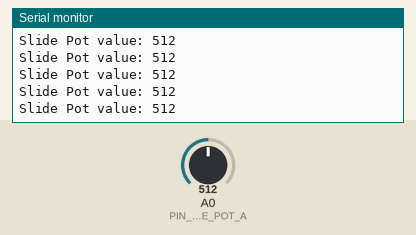
Recording of a sketch running on a simulated Arduino Uno, built with avr-gcc and run on an emulated ATmega328P. On the bench: the last lines printed to the serial monitor. The inputs (shaded band) are chosen by the test bench; at power-on: A0 (PIN_SLIDE_POT_A) = 512.

Above: at 1.2 s.
1.3 s: A0 (PIN_SLIDE_POT_A) set to 110
At 1.8 s:
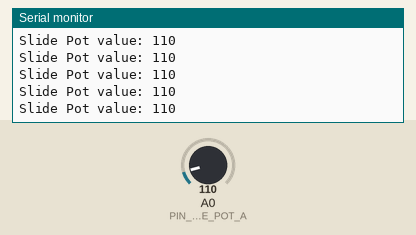
2.8 s: A0 (PIN_SLIDE_POT_A) set to 92
At 3.4 s:
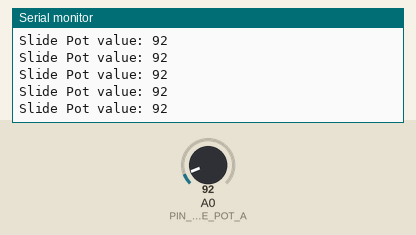
5.8 s: A0 (PIN_SLIDE_POT_A) set to 11
At 6.3 s:
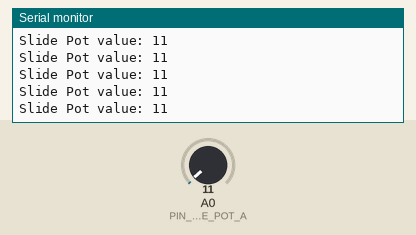
7.3 s: A0 (PIN_SLIDE_POT_A) set to 8
At 8.1 s:
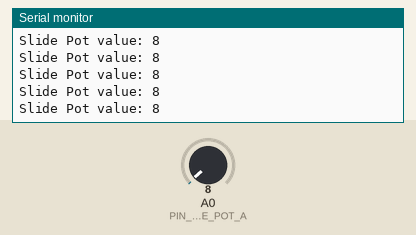
13.3 s: A0 (PIN_SLIDE_POT_A) set to 1008
At 13.8 s:
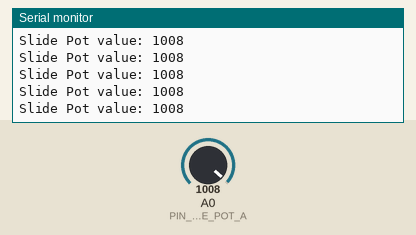
16.3 s: A0 (PIN_SLIDE_POT_A) set to 990
At 17.2 s:
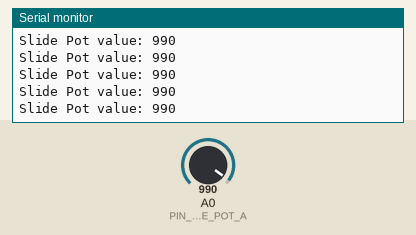
Timing chart, 0 to 19.3 s (numbered marks = the images above; inputs shaded):
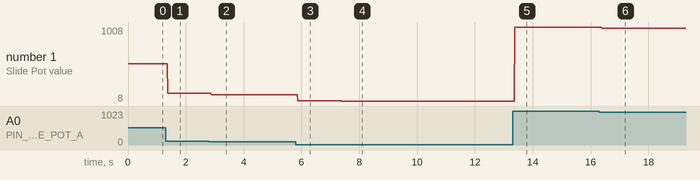

The sketch:

Potentiometer.ino
```cpp
// (licence header left out)
/*
 * This is a simple example program on how to use slide pot modules with an Arduino.
 * The program reads the current slide knob position and prints it out to the serial monitor.
 */

#define PIN_SLIDE_POT_A A0


void setup() {
  Serial.begin(9600);
  pinMode(PIN_SLIDE_POT_A, INPUT );
}

void loop() {
  int value_slide_pot_a = analogRead(PIN_SLIDE_POT_A);
  Serial.print("Slide Pot value: ");
  Serial.println(value_slide_pot_a);
}
```

Measured:
- after the input at 1.3 s, the serial monitor: prints a new line after 0.07 s (image 1)
- after the input at 2.8 s, the serial monitor: prints a new line after 0.08 s (image 2)
- after the input at 5.8 s, the serial monitor: prints a new line after 0.08 s (image 3)
- after the input at 7.3 s, the serial monitor: prints a new line after 0.08 s (image 4)
- after the input at 13.3 s, the serial monitor: prints a new line after 0.07 s (image 5)
- after the input at 16.3 s, the serial monitor: prints a new line after 0.09 s (image 6)
- plotted number 1: 512 → 110 after the input at 1.3 s, 110 → 92 after the input at 2.8 s, 92 → 11 after the input at 5.8 s, 11 → 8 after the input at 7.3 s, 8 → 1008 after the input at 13.3 s
